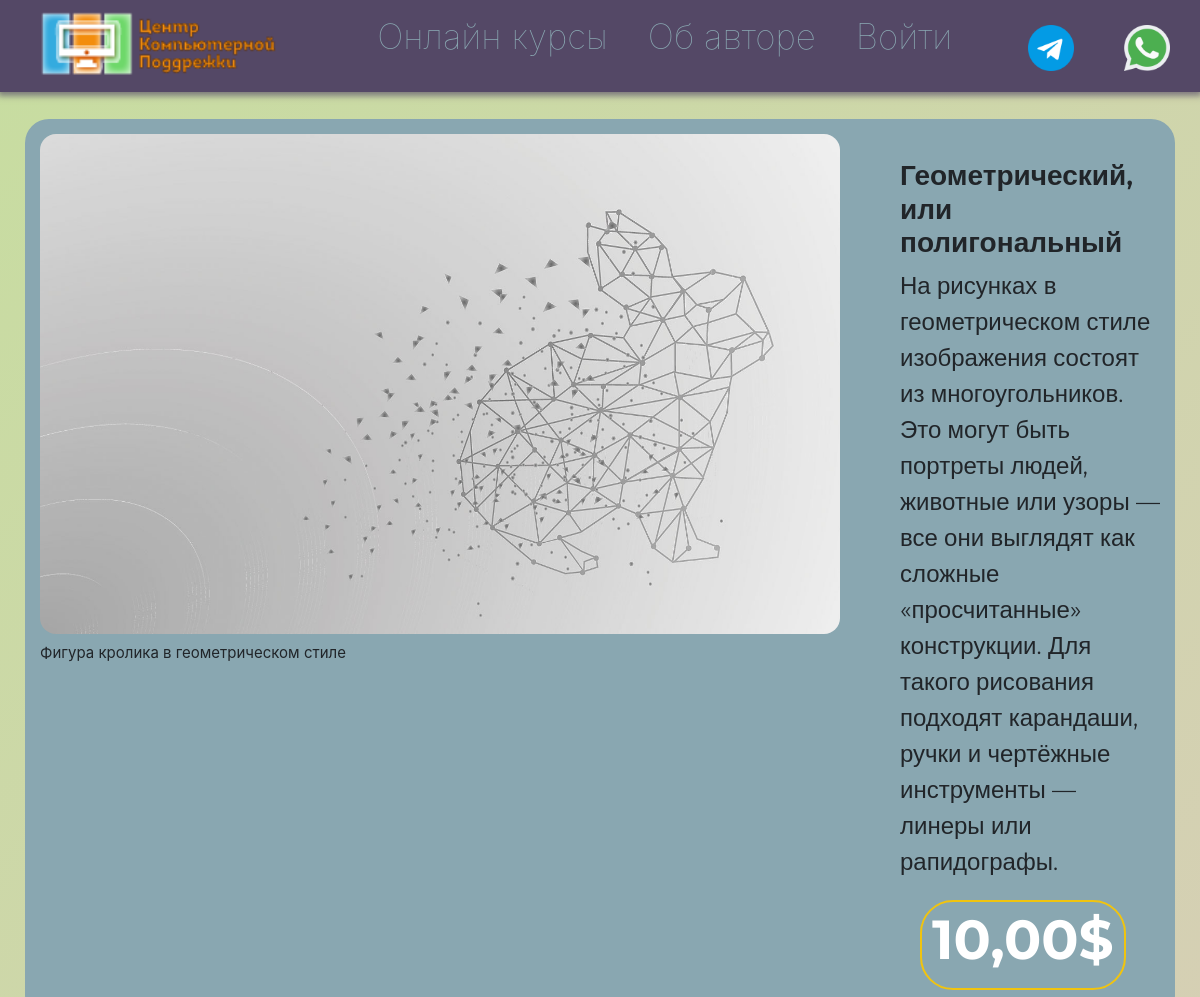
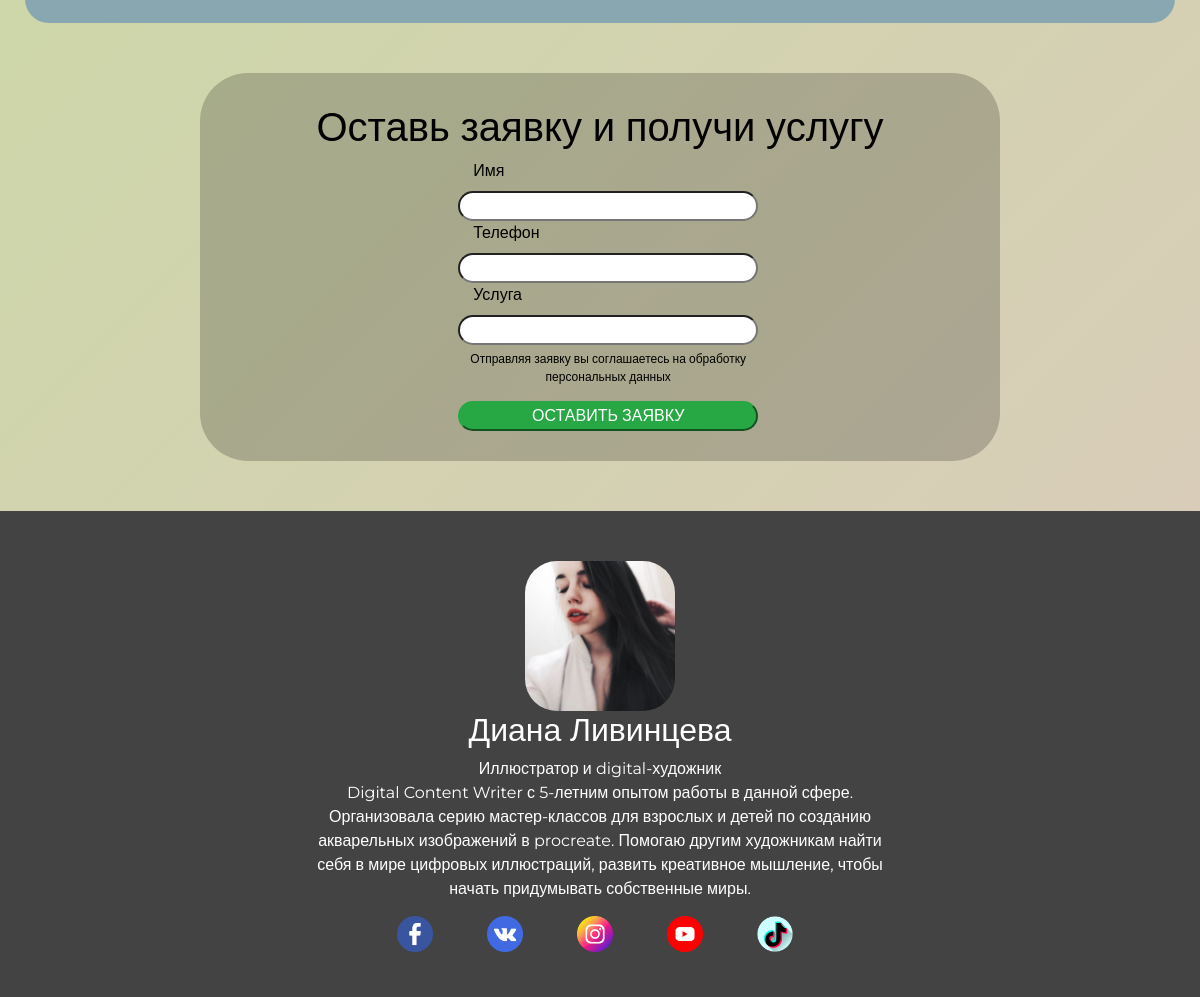
The app's page /online-courses, older data (2 pictures, top to bottom).
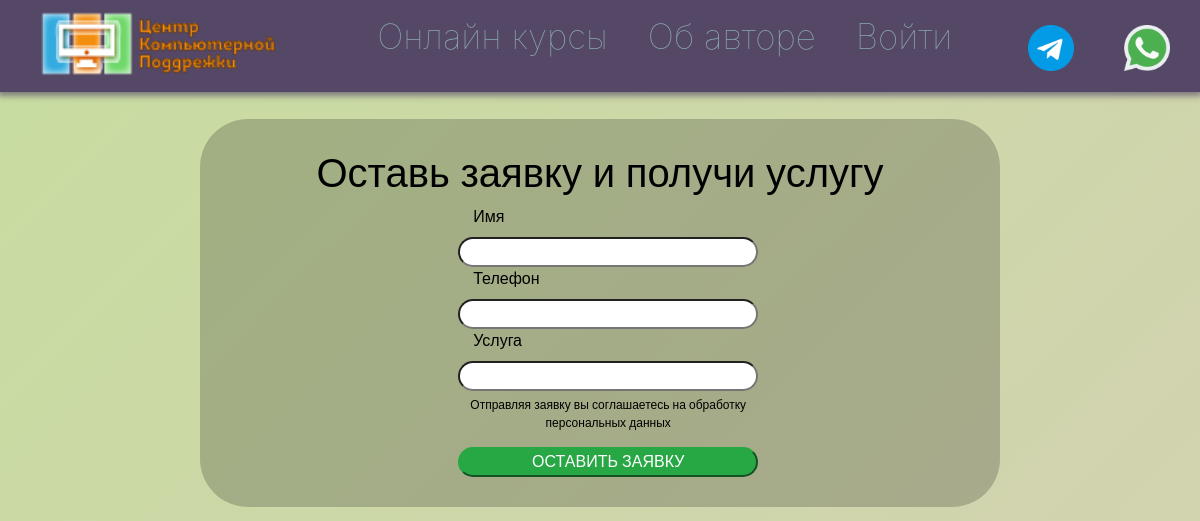
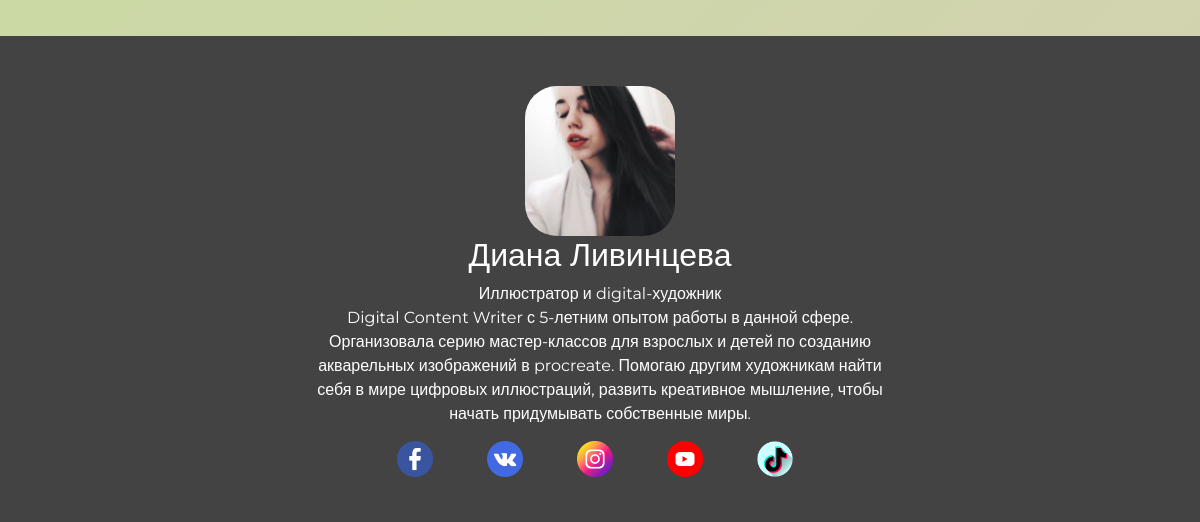
The same page, newer data (2 pictures, top to bottom).
### school/models.py (models this page shows, shortened)
class AllCourses(models.Model):
    name = models.CharField(max_length=256, verbose_name='Название курса')
    image = models.ImageField(upload_to='school_images', blank=True, verbose_name='Изображение')
    image_desc = models.TextField(blank=True, verbose_name='Описание картинки')
    description = models.TextField(blank=True, verbose_name='Описание')
    tg_url = models.CharField(max_length=300, default='#', verbose_name='Курс в телеграмм')
    price = models.DecimalField(max_digits=8, decimal_places=2, default=0, verbose_name='Цена')
    class Meta:
        verbose_name = 'Курс'
        verbose_name_plural = 'Курсы'

### school/views.py (the view)
# urls.py: path('online-courses', views.courses, name='online-courses'),
def courses(request):
    courses_all = AllCourses.objects.all()
    form = OrderForm()
    context = {
        'form': form,
        'courses_all': courses_all
    }
    return render(request, 'school/online-courses.html', context)

### school/forms.py
class OrderForm(forms.Form):
    name = forms.CharField(max_length=200, widget=forms.TextInput(attrs={'class': 'form-1'}))
    phone = forms.CharField(max_length=200, widget=forms.TextInput(attrs={'class': 'form-1'}))
    service = forms.CharField(max_length=200, widget=forms.TextInput(attrs={'class': 'form-1'}))

### school/templates/school/online-courses.html
{% extends 'school/base.html' %}
{% block content %}
<div class="content">
    {% for course in courses_all %}
    <div class="course-card">
        <div class="card-image">
            <img class="card-img-top"
                 src="/media/{{ course.image }}">
            <div class="desc-img">
                <p>{{ course.image_desc }}</p>
            </div>
        </div>
        <div class="card-content">
            <h3>{{ course.name }}</h3>
            <div class="card-text">
                <p>{{ course.description }}</p>
            </div>
            <a href="{% url 'courses_add' course.id %}">
                <button type="button" class="bff card-btn">{{ course.price }}$</button>
            </a>
        </div>
    </div>
    {% endfor %}
</div>
{% include 'school/form-back.html' %}
{% endblock %}

Row changes from the older to the newer data that the page shows:
removed AllCourses: image (picture), image_desc "Фигура кролика в геометрическом стиле", name "Геометрический, или полигональный", description "На рисунках в геометрическом стиле изображения состоят из многоугольников. Это могут быть портреты людей, животные или узоры — все они выглядят как сложные «просчитанные» конструкции. Для такого рисования подходят карандаши, ручки и чертёжные инструменты — линеры или рапидографы.", price "10,00"
